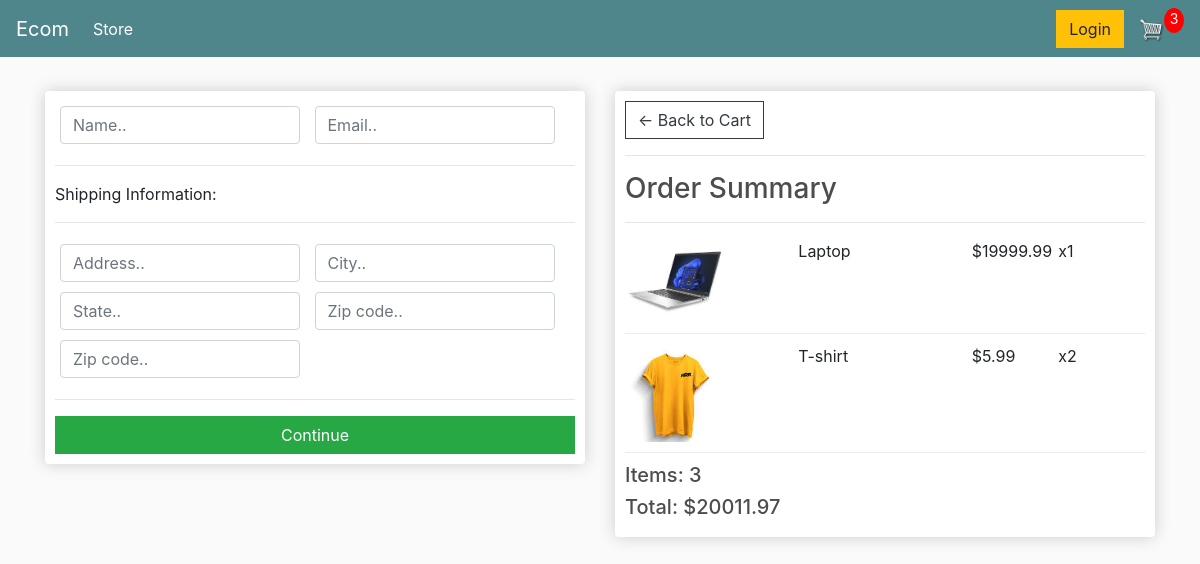
Page /checkout/ (signed in) on the earlier database version.
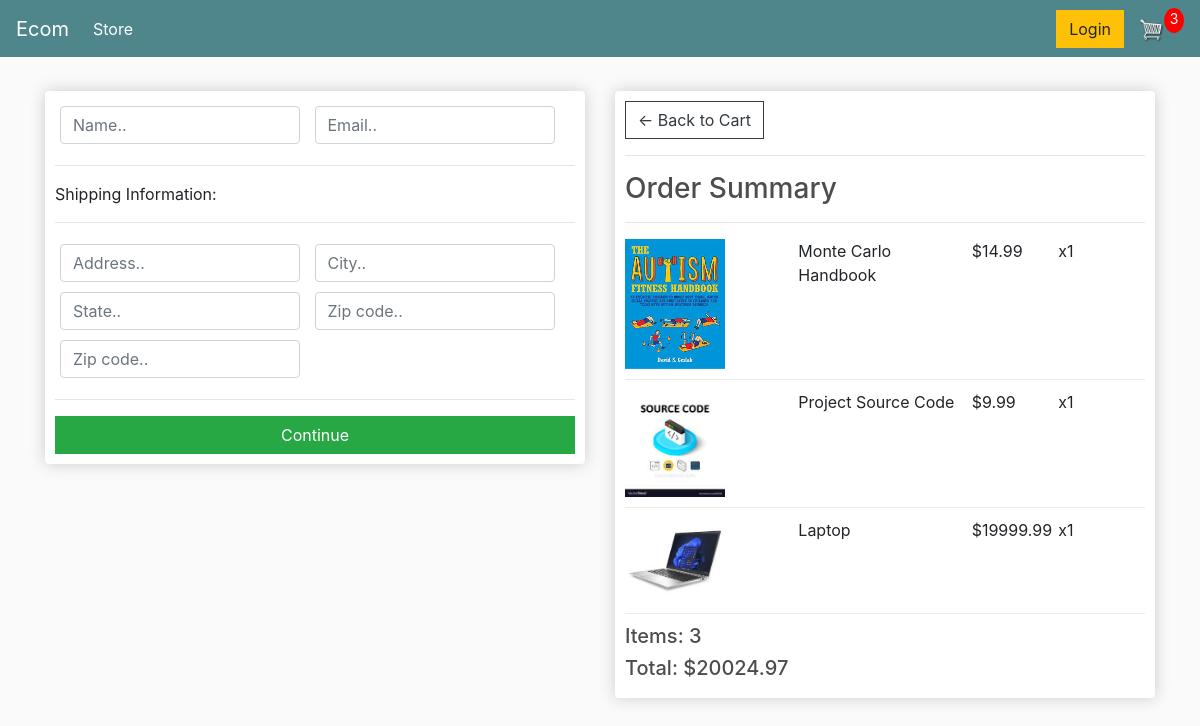
Same page on the later database version.
### ecomapp/models.py (models this page shows, shortened)
class OrderItem(models.Model):
    product=models.ForeignKey(Product,on_delete=models.SET_NULL,null=True)
    order=models.ForeignKey(Order,on_delete=models.SET_NULL,null=True)
    quantity=models.IntegerField(default=0,null=True,blank=True)
    date_added=models.DateTimeField(auto_now_add=True)
    @property
    def get_total(self):
        item_total=self.product.price*self.quantity
        return item_total

class Product(models.Model):
    name=models.CharField(max_length=200)
    price=models.FloatField()
    digital=models.BooleanField(default=False,null=True,blank=True)
    image=models.ImageField(null=True,blank=True)
    @property
    def imageURL(self):
        try:
            url=self.image.url
        except:
            url=""
        return url

class Order(models.Model):
    customer=models.ForeignKey(Customer,on_delete=models.SET_NULL,null=True,blank=True)
    date_ordered=models.DateTimeField(auto_now_add=True)
    complete=models.BooleanField(default=False)
    transaction_id=models.CharField(max_length=100,null=True)
    @property
    def shipping(self):
        shipping=False
        orderitems=self.orderitem_set.all()
        for i in orderitems:
            if i.product.digital==False:
                shipping=True
        return shipping
    @property
    def get_cart_total(self):
        orderitems=self.orderitem_set.all()
        cart_total=sum([item.get_total for item in orderitems])
        return cart_total
    @property
    def get_cart_items(self):
        orderitems=self.orderitem_set.all()
        cart_items=sum([item.quantity for item in orderitems])
        return cart_items

### ecomapp/views.py (the view)
# urls.py: path('checkout/',views.checkout,name='checkout'),
def checkout(request):
	if request.user.is_authenticated:
		customer = request.user.customer
		order, created = Order.objects.get_or_create(customer=customer, complete=False)
		items = order.orderitem_set.all()
		cartItems = order.get_cart_items
	else:
		items = []
		order = {'get_cart_total':0, 'get_cart_items':0, 'shipping':False}
		cartItems = order['get_cart_items']
	context = {'items':items, 'order':order, 'cartItems':cartItems}
	return render(request, 'ecomapp/checkout.html', context)

### ecomapp/templates/ecomapp/Checkout.html (shortened to what this page needs)
{% extends 'ecomapp/index.html' %}
{% load static %}
{% block content %}
<div class="row">
    <div class="col-lg-6">
        <div class="box-element" id="form-wrapper">
            <form id="form">
                <div id="user-info">
                    <div class="form-field">
                        <input required class="form-control" type="text" name="name" placeholder="Name..">
                    </div>
                    <div class="form-field">
                        <input required class="form-control" type="email" name="email" placeholder="Email..">
                    </div>
                </div>
                <div id="shipping-info">
                    <hr>
                    <p>Shipping Information:</p>
                    <hr>
                    <div class="form-field">
                        <input class="form-control" type="text" name="address" placeholder="Address..">
                    </div>
                    <div class="form-field">
                        <input class="form-control" type="text" name="city" placeholder="City..">
                    </div>
                    <div class="form-field">
                        <input class="form-control" type="text" name="state" placeholder="State..">
                    </div>
                    <div class="form-field">
                        <input class="form-control" type="text" name="zipcode" placeholder="Zip code..">
                    </div>
                    <div class="form-field">
                        <input class="form-control" type="text" name="country" placeholder="Zip code..">
                    </div>
                </div>
                <hr>
                <input id="form-button" class="btn btn-success btn-block" type="submit" value="Continue">
            </form>
        </div>
        <br>
    </div>
    <div class="col-lg-6">
        <div class="box-element">
            <a class="btn btn-outline-dark" href="{% url 'cart' %}">&#x2190; Back to Cart</a>
            <hr>
            <h3>Order Summary</h3>
            <hr>
            {% for item in items %}
            <div class="cart-row">
                <div style="flex:2"><img class="row-image" src="{{item.product.imageURL}}"></div>
                <div style="flex:2">
                    <p>{{item.product.name}}</p>
                </div>
                <div style="flex:1">
                    <p>${{item.product.price|floatformat:2}}</p>
                </div>
                <div style="flex:1">
                    <p>x{{item.quantity}}</p>
                </div>
            </div>
            {% endfor %}
            <h5>Items: {{order.get_cart_items}}</h5>
            <h5>Total: ${{order.get_cart_total|floatformat:2}}</h5>
        </div>
    </div>
</div>
{% endblock content %}

Differences in the rows shown:
removed OrderItem: product.imageURL (picture), product.name "T-shirt", product.price "5.99", quantity "2"
added OrderItem: product.imageURL (picture), product.name "Monte Carlo Handbook", product.price "14.99", quantity "1"
added OrderItem: product.imageURL (picture), product.name "Project Source Code", product.price "9.99", quantity "1"
computed for Order: get_cart_total "20011.97" → "20024.97"
